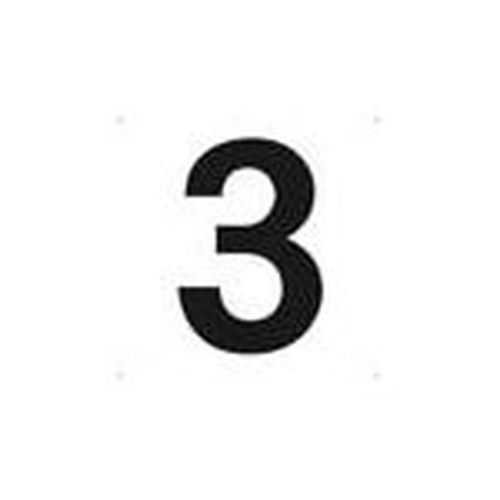
#> input picture tests/3_image.jpg, 500 x 500 px
$ python inference.py ../tests/3_image.jpg
#> lines starting #> are read from the running program, lines starting #| are printed output that depends on the picture; after the words box and inside, x2 and y2 are one past the last pixel; in counts of white or black regions, pixels touching at a corner belong together
#> further down, img is the input picture: PIL image 500x500 RGB; min 0, max 255, mean 239.8
### model/deep_convnet.py
# coding: utf-8
import sys, os
sys.path.append(os.pardir)  # 親ディレクトリのファイルをインポートするための設定
import pickle
import numpy as np
from collections import OrderedDict
from common.layers import *


class DeepConvNet:
    """認識率99%以上の高精度なConvNet

    ネットワーク構成は下記の通り
        conv - relu - conv- relu - pool -
        conv - relu - conv- relu - pool -
        conv - relu - conv- relu - pool -
        affine - relu - dropout - affine - dropout - softmax
    """
    def __init__(self, input_dim=(1, 28, 28),
                 conv_param_1 = {'filter_num':16, 'filter_size':3, 'pad':1, 'stride':1},
                 conv_param_2 = {'filter_num':16, 'filter_size':3, 'pad':1, 'stride':1},
                 conv_param_3 = {'filter_num':32, 'filter_size':3, 'pad':1, 'stride':1},
                 conv_param_4 = {'filter_num':32, 'filter_size':3, 'pad':2, 'stride':1},
                 conv_param_5 = {'filter_num':64, 'filter_size':3, 'pad':1, 'stride':1},
                 conv_param_6 = {'filter_num':64, 'filter_size':3, 'pad':1, 'stride':1},
                 hidden_size=50, output_size=10):
        # 重みの初期化===========
        # 各層のニューロンひとつあたりが、前層のニューロンといくつのつながりがあるか（TODO:自動で計算する）
#> called with input_dim = (1, 28, 28), hidden_size = 50, output_size = 10
        pre_node_nums = np.array([1*3*3, 16*3*3, 16*3*3, 32*3*3, 32*3*3, 64*3*3, 64*4*4, hidden_size])
        weight_init_scales = np.sqrt(2.0 / pre_node_nums)  # ReLUを使う場合に推奨される初期値

        self.params = {}
        pre_channel_num = input_dim[0]
        for idx, conv_param in enumerate([conv_param_1, conv_param_2, conv_param_3, conv_param_4, conv_param_5, conv_param_6]):
            self.params['W' + str(idx+1)] = weight_init_scales[idx] * np.random.randn(conv_param['filter_num'], pre_channel_num, conv_param['filter_size'], conv_param['filter_size'])
            self.params['b' + str(idx+1)] = np.zeros(conv_param['filter_num'])
            pre_channel_num = conv_param['filter_num']
        self.params['W7'] = weight_init_scales[6] * np.random.randn(64*4*4, hidden_size)
        self.params['b7'] = np.zeros(hidden_size)
        self.params['W8'] = weight_init_scales[7] * np.random.randn(hidden_size, output_size)
        self.params['b8'] = np.zeros(output_size)

        # レイヤの生成===========
        self.layers = []
        self.layers.append(Convolution(self.params['W1'], self.params['b1'],
                           conv_param_1['stride'], conv_param_1['pad']))
        self.layers.append(Relu())
        self.layers.append(Convolution(self.params['W2'], self.params['b2'],
                           conv_param_2['stride'], conv_param_2['pad']))
        self.layers.append(Relu())
        self.layers.append(Pooling(pool_h=2, pool_w=2, stride=2))
        self.layers.append(Convolution(self.params['W3'], self.params['b3'],
                           conv_param_3['stride'], conv_param_3['pad']))
        self.layers.append(Relu())
        self.layers.append(Convolution(self.params['W4'], self.params['b4'],
                           conv_param_4['stride'], conv_param_4['pad']))
        self.layers.append(Relu())
        self.layers.append(Pooling(pool_h=2, pool_w=2, stride=2))
        self.layers.append(Convolution(self.params['W5'], self.params['b5'],
                           conv_param_5['stride'], conv_param_5['pad']))
        self.layers.append(Relu())
        self.layers.append(Convolution(self.params['W6'], self.params['b6'],
                           conv_param_6['stride'], conv_param_6['pad']))
        self.layers.append(Relu())
        self.layers.append(Pooling(pool_h=2, pool_w=2, stride=2))
        self.layers.append(Affine(self.params['W7'], self.params['b7']))
        self.layers.append(Relu())
        self.layers.append(Dropout(0.5))
        self.layers.append(Affine(self.params['W8'], self.params['b8']))
        self.layers.append(Dropout(0.5))

        self.last_layer = SoftmaxWithLoss()

    def predict(self, x, train_flg=False):
        for layer in self.layers:
            if isinstance(layer, Dropout):
                x = layer.forward(x, train_flg)
            else:
                x = layer.forward(x)
        return x

    def loss(self, x, t):
        y = self.predict(x, train_flg=True)
        return self.last_layer.forward(y, t)

    # [41 lines left out: functions accuracy, gradient, save_params, not called in this run]

    def load_params(self, file_name="params.pkl"):
#> called with file_name = 'model/deep_convnet_params.pkl'
        with open(file_name, 'rb') as f:
#> (reads model/deep_convnet_params.pkl from the repository)
#> (the call stopped at in load_params, `params = pickle.load(f)`: numpy is not available in this run)
            params = pickle.load(f)
        for key, val in params.items():
            self.params[key] = val

        for i, layer_idx in enumerate((0, 2, 5, 7, 10, 12, 15, 18)):
            self.layers[layer_idx].W = self.params['W' + str(i+1)]
            self.layers[layer_idx].b = self.params['b' + str(i+1)]

### app/preprocess.py
import numpy as np
from PIL import Image, ImageOps

BINARIZE_THRESHOLD = 0.5
DIGIT_BOX_SIZE = 20
CANVAS_SIZE = 28

def preprocess_image(image, invert=True):
    # 1. グレースケール化
#> called with invert = True
    img = image.convert("L")
#> img: PIL image 500x500 L

    # 2. 色の反転(白背景・黒文字 ー> 黒背景・白文字へ)
    if invert:
        img = ImageOps.invert(img)
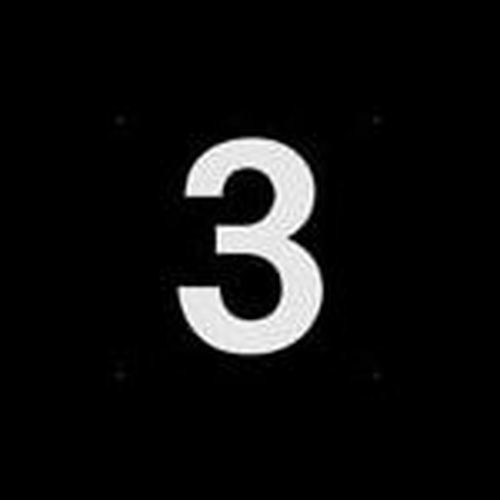
#> img: PIL image 500x500 L; min 0, max 255, mean 15.2

    # 3. 画素値を 0.0 ~ 1.0 にする
    arr = np.asarray(img, dtype=np.float32) / 255.0

    # 4. 数字部分のバウンディングボックスを検出して切り出す
    mask = arr > 0.1
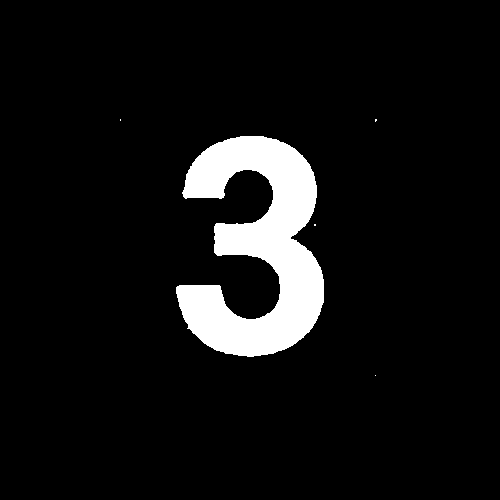
#> mask: shape (500, 500) bool; 7.2% white; 5 white regions (4 under 20 px), largest, box (x1, y1, x2, y2) and area: (176, 136, 324, 357) 17978
    if mask.any():
        rows = np.any(mask, axis=1)
        cols = np.any(mask, axis=0)
        top, bottom = np.where(rows)[0][[0, -1]]
#> top = 119; bottom = 375
        left, right = np.where(cols)[0][[0, -1]]
#> left = 120; right = 376
        digit = arr[top : bottom + 1, left : right + 1]
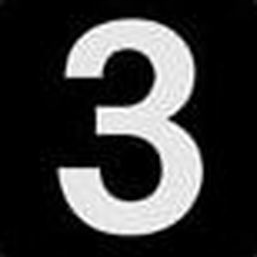
#> digit: shape (257, 257) float32; min 0, max 1, mean 0.226
    else:
        digit = arr

    # 5. アスペクト比を保ったまま、20×20に収まるようにリサイズ
    digit_img = Image.fromarray((digit * 255).astype(np.uint8))
    h, w = digit.shape
#> h = 257; w = 257
    if h > w:
        new_h = DIGIT_BOX_SIZE
        new_w = max(1, round(w * DIGIT_BOX_SIZE / h))
    else:
        new_w = DIGIT_BOX_SIZE
        new_h = max(1, round(w * DIGIT_BOX_SIZE / w))
#> new_h = 20
    digit_img = digit_img.resize((new_w, new_h), Image.LANCZOS)
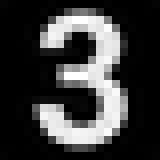
#> digit_img: PIL image 20x20 L (shown 8 times larger); min 0, max 255, mean 58.7

    # 6. 28×28の黒キャンパスの中央に貼り付ける
    canvas = Image.new("L", (CANVAS_SIZE, CANVAS_SIZE), color=0)
#> canvas: PIL image 28x28 L; every value is 0
    paste_x = (CANVAS_SIZE - new_w) // 2
    paste_y = (CANVAS_SIZE - new_h) // 2
#> paste_y = 4
    canvas.paste(digit_img, (paste_x, paste_y))
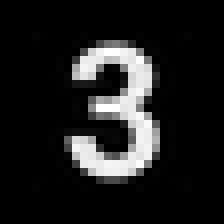
#> canvas: PIL image 28x28 L (shown 8 times larger); min 0, max 255, mean 29.9

    # 7. 正規化してから、学習時と同じ閾値で二値化
    final_arr = np.asarray(canvas, dtype=np.float32) / 255.0
    final_arr = np.where(final_arr > BINARIZE_THRESHOLD, 1.0, 0.0).astype(np.float32)
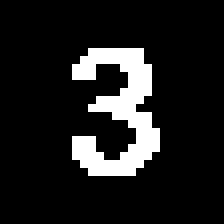
#> final_arr: shape (28, 28) float32 (shown 8 times larger); values 0 (black) and 1 (white), 11.9% white in thin lines or dots, all inside (x1, y1, x2, y2) = (9, 6, 20, 22)

    # 8. モデル入力の形(N, C, H, W)に整形
    return final_arr.reshape(1, 1, CANVAS_SIZE, CANVAS_SIZE)

### common/layers.py
# coding: utf-8
import numpy as np
from common.functions import *
from common.util import im2col, col2im


class Relu:
    def __init__(self):
        self.mask = None

    def forward(self, x):
        self.mask = (x <= 0)
        out = x.copy()
        out[self.mask] = 0

        return out

    # [5 lines left out: function backward, not called in this run]


class Sigmoid:
    def __init__(self):
        self.out = None

    # [9 lines left out: functions forward, backward, not called in this run]


class Affine:
    def __init__(self, W, b):
        self.W =W
        self.b = b

        self.x = None
        self.original_x_shape = None
        # 重み・バイアスパラメータの微分
        self.dW = None
        self.db = None

    def forward(self, x):
        # テンソル対応
        self.original_x_shape = x.shape
        x = x.reshape(x.shape[0], -1)
        self.x = x

        out = np.dot(self.x, self.W) + self.b

        return out

    # [7 lines left out: function backward, not called in this run]


class SoftmaxWithLoss:
    def __init__(self):
        self.loss = None
        self.y = None # softmaxの出力
        self.t = None # 教師データ

    # [17 lines left out: functions forward, backward, not called in this run]


class Dropout:
    """
    http://arxiv.org/abs/1207.0580
    """
    def __init__(self, dropout_ratio=0.5):
        self.dropout_ratio = dropout_ratio
        self.mask = None

    def forward(self, x, train_flg=True):
        if train_flg:
            self.mask = np.random.rand(*x.shape) > self.dropout_ratio
            return x * self.mask
        else:
            return x * (1.0 - self.dropout_ratio)

    def backward(self, dout):
        return dout * self.mask


class BatchNormalization:
    """
    http://arxiv.org/abs/1502.03167
    """
    # [78 lines left out: functions __init__, forward, __forward, backward, __backward, not called in this run]


class Convolution:
    def __init__(self, W, b, stride=1, pad=0):
        self.W = W
        self.b = b
        self.stride = stride
        self.pad = pad

        # 中間データ（backward時に使用）
        self.x = None
        self.col = None
        self.col_W = None

        # 重み・バイアスパラメータの勾配
        self.dW = None
        self.db = None

    def forward(self, x):
        FN, C, FH, FW = self.W.shape
        N, C, H, W = x.shape
        out_h = 1 + int((H + 2*self.pad - FH) / self.stride)
        out_w = 1 + int((W + 2*self.pad - FW) / self.stride)

        col = im2col(x, FH, FW, self.stride, self.pad)
        col_W = self.W.reshape(FN, -1).T

        out = np.dot(col, col_W) + self.b
        out = out.reshape(N, out_h, out_w, -1).transpose(0, 3, 1, 2)

        self.x = x
        self.col = col
        self.col_W = col_W

        return out

    # [12 lines left out: function backward, not called in this run]


class Pooling:
    def __init__(self, pool_h, pool_w, stride=2, pad=0):
        self.pool_h = pool_h
        self.pool_w = pool_w
        self.stride = stride
        self.pad = pad

        self.x = None
        self.arg_max = None

    def forward(self, x):
        N, C, H, W = x.shape
        out_h = int(1 + (H - self.pool_h) / self.stride)
        out_w = int(1 + (W - self.pool_w) / self.stride)

        col = im2col(x, self.pool_h, self.pool_w, self.stride, self.pad)
        col = col.reshape(-1, self.pool_h*self.pool_w)

        arg_max = np.argmax(col, axis=1)
        out = np.max(col, axis=1)
        out = out.reshape(N, out_h, out_w, C).transpose(0, 3, 1, 2)

        self.x = x
        self.arg_max = arg_max

        return out

    # [12 lines left out: function backward, not called in this run]

### common/util.py
# coding: utf-8
import numpy as np


# [29 lines left out: functions smooth_curve, shuffle_dataset, not called in this run]

def conv_output_size(input_size, filter_size, stride=1, pad=0):
    return (input_size + 2*pad - filter_size) / stride + 1


def im2col(input_data, filter_h, filter_w, stride=1, pad=0):
    """

    Parameters
    ----------
    input_data : (データ数, チャンネル, 高さ, 幅)の4次元配列からなる入力データ
    filter_h : フィルターの高さ
    filter_w : フィルターの幅
    stride : ストライド
    pad : パディング

    Returns
    -------
    col : 2次元配列
    """
    N, C, H, W = input_data.shape
    out_h = (H + 2*pad - filter_h)//stride + 1
    out_w = (W + 2*pad - filter_w)//stride + 1

    img = np.pad(input_data, [(0,0), (0,0), (pad, pad), (pad, pad)], 'constant')
    col = np.zeros((N, C, filter_h, filter_w, out_h, out_w))

    for y in range(filter_h):
        y_max = y + stride*out_h
        for x in range(filter_w):
            x_max = x + stride*out_w
            col[:, :, y, x, :, :] = img[:, :, y:y_max:stride, x:x_max:stride]

    col = col.transpose(0, 4, 5, 1, 2, 3).reshape(N*out_h*out_w, -1)
    return col


# [29 lines left out: function col2im, not called in this run]

### common/functions.py
# coding: utf-8
import numpy as np


def identity_function(x):
    return x


def step_function(x):
    return np.array(x > 0, dtype=int)


def sigmoid(x):
    return 1 / (1 + np.exp(-x))


def sigmoid_grad(x):
    return (1.0 - sigmoid(x)) * sigmoid(x)


def relu(x):
    return np.maximum(0, x)


# [4 lines left out: function relu_grad, not called in this run]


def softmax(x):
    x = x - np.max(x, axis=-1, keepdims=True)   # オーバーフロー対策
    return np.exp(x) / np.sum(np.exp(x), axis=-1, keepdims=True)


def sum_squared_error(y, t):
    return 0.5 * np.sum((y-t)**2)


# [11 lines left out: function cross_entropy_error, not called in this run]


def softmax_loss(X, t):
    y = softmax(X)
    return cross_entropy_error(y, t)

### app/inference.py
import sys
from pathlib import Path
BASE_DIR = Path(__file__).resolve().parent.parent
sys.path.append(str(BASE_DIR))

import numpy as np
from PIL import Image
from model.deep_convnet import DeepConvNet
from common.functions import softmax
from app.preprocess import preprocess_image

PARAMS_PATH = "model/deep_convnet_params.pkl"

_network = None

def load_network(params_path=PARAMS_PATH):
    global _network
    if _network is None:
        _network = DeepConvNet()
        _network.load_params(params_path)

    return _network

def predict_digit(image):
    network = load_network()
    x = preprocess_image(image)

    scores = network.predict(x, train_flg=False)
#> the loop in predict, `for layer in self.layers:` made 20 passes
#> pass 3, in forward (call 2), `col = im2col(x, FH, FW, self.stride, self.pad)`:
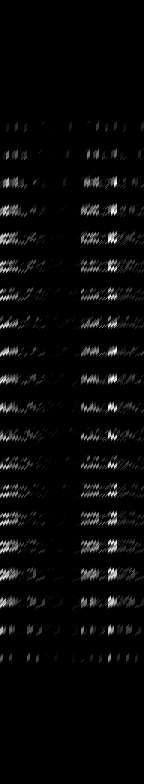
#> col: shape (784, 144) float64; min 0, max 4.23, mean 0.14; drawn with min black and max white
    # probs.shape -> (1, 10)
    probs = softmax(scores)[0]
#> probs = [0.0836, 0.123, 0.106, 0.0558, 0.117, 0.123, 0.127, 0.0623, 0.0978, 0.105]

    predicted_digit = int(np.argmax(scores))
#> predicted_digit = 6
    confidence = float(probs[predicted_digit])
#> confidence = 0.127

    return {
        "predicted_digit": predicted_digit,
        "confidence": confidence,
        "probabilities": probs.tolist(),
    }

if __name__ == "__main__":
    if len(sys.argv) != 2:
        print("Usage: python inference.py <image_path>")
        sys.exit(1)

    image_path = sys.argv[1]
    img = Image.open(image_path)
    result = predict_digit(img)
#> result = {'predicted_digit': 6, 'confidence': 0.127, 'probabilities': [0.0836, 0.123, 0.106, 0.0558, 0.117, 0.123, 0.127, 0.0623, 0.0978, 0.105]}

    print(f"Predicted digit : {result['predicted_digit']}")
#| Predicted digit : 6
    print(f"Confidence : {result['confidence']:.4f}")
#| Confidence : 0.1273
